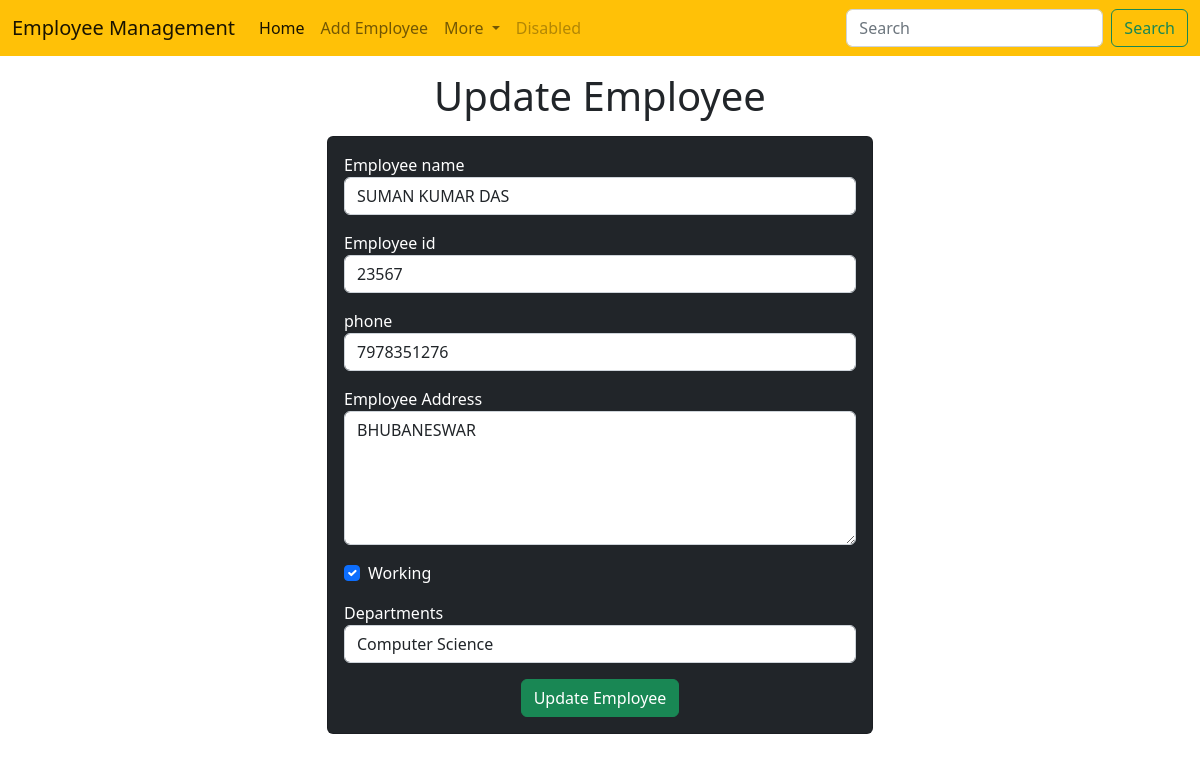
The page /emp/update_emp/1 on the database its author committed.
### emp/models.py (models this page shows, shortened)
class Emp(models.Model):
    name=models.CharField(max_length=200)
    emp_id=models.CharField(max_length=200)
    phone=models.CharField(max_length=10)
    address=models.CharField(max_length=150)
    working=models.BooleanField(default=True)
    department=models.CharField(max_length=10)

### emp/views.py (the view)
# urls.py: path("update_emp/<int:emp_id>",update_emp),
def update_emp(request,emp_id):
    emp=Emp.objects.get(pk=emp_id)
    return render(request, "emp/update_emp.html",{
        'emp':emp
    })

### templates/emp/update_emp.html (shortened to what this page needs)
<!DOCTYPE html>
<html lang="en">
  <head>
    <link
      href="https://cdn.jsdelivr.net/npm/bootstrap@5.2.0-beta1/dist/css/bootstrap.min.css"
      rel="stylesheet"
    />
  </head>
  <body>
    {% include 'emp/navbar.html' %}
    <h1 class="text-center my-3">Update Employee</h1>
    <div class="container">
      <div class="row">
        <div class="col-md-6 offset-md-3">
          <div class="card bg-dark text-white">
            <div class="card-body">
              <form action="/emp/do-update-emp/{{emp.id}}" method="POST">
                <div class="mb-3">
                  <label for="name">Employee name</label>
                  <input
                    id="name"
                    type="text"
                    class="form-control"
                    placeholder="Enter emp name"
                    name="emp_name"
                    value="{{emp.name}}"
                  />
                </div>
                <div class="mb-3">
                  <label for="id">Employee id</label>
                  <input
                    id="id"
                    type="text"
                    class="form-control"
                    placeholder="Enter emp id"
                    name="emp_id"
                    value="{{emp.emp_id}}"
                  />
                </div>
                <div class="mb-3">
                  <label for="phone">phone</label>
                  <input
                    id="phone"
                    type="text"
                    class="form-control"
                    placeholder="Enter emp phone"
                    name="emp_phone"
                    value="{{emp.phone}}"
                  />
                </div>
                <div class="mb-3">
                  <label for="address">Employee Address</label>
                  <textarea
                    name="emp_address"
                    id="address"
                    rows="5"
                    class="form-control"
                  >{{emp.address}}</textarea>
                </div>
                <div class="mb-3 form-check">
                  <label for="working">Working</label>
                  <input {% if emp.working %} checked {% endif %} id="working" name="emp_working" type="checkbox" class="form-check-input">
                </div>
                <div class="mb-3 ">
                  <label for="department">Departments</label>
                  <select value="{{emp.department}}" name="emp_department" id="department" class="form-control">
                      <option value="CSE">Computer Science</option>
                  </select>
                </div>
                <div class="container text-center">
                    <button class="btn btn-success">
                        Update Employee
                    </button>
                </div>
              </form>
            </div>
          </div>
        </div>
      </div>
    </div>
  </body>
</html>

### rows shown on the page
Emp: emp_name "SUMAN KUMAR DAS", emp_id "23567", emp_phone "7978351276", emp_address "BHUBANESWAR", working "☑", emp_department "Computer Science"
